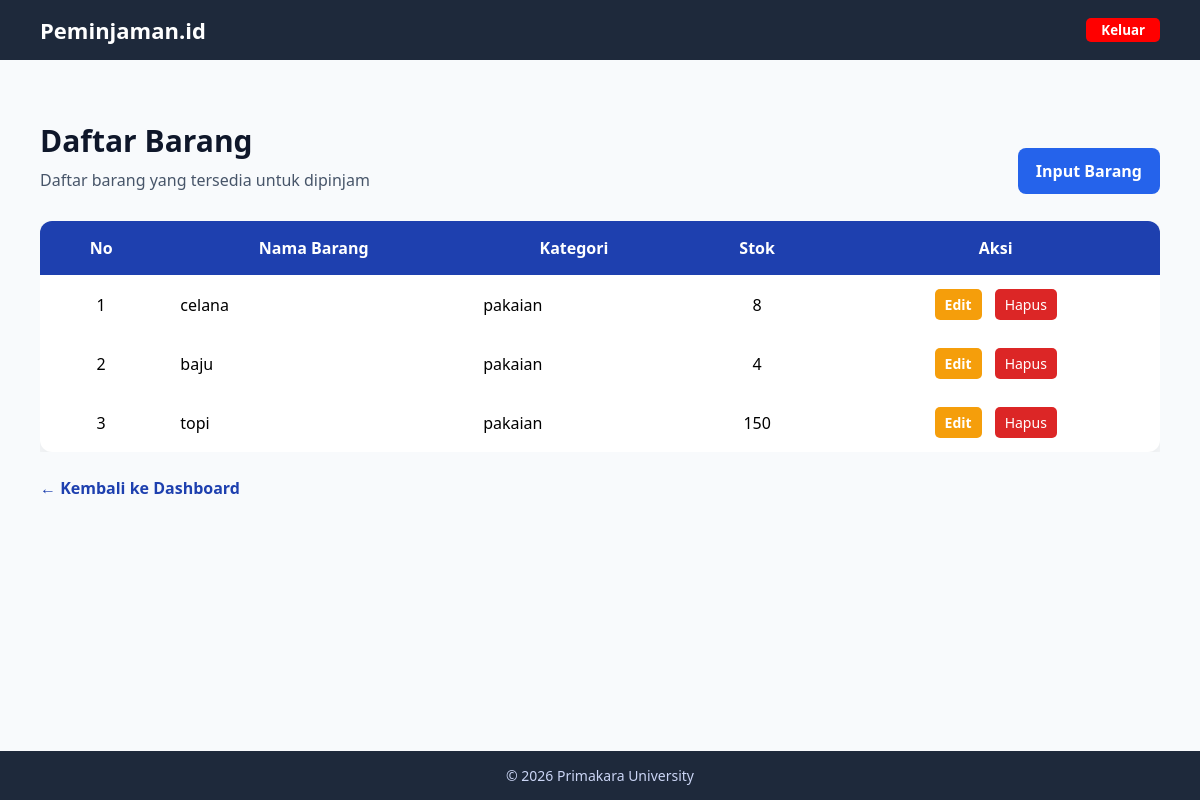
Screenshot of /barang/ with the database file from the repository.
### peminjaman/models.py (models this page shows, shortened)
class Barang(models.Model):
    nama_barang = models.CharField(max_length=100)
    kategori = models.CharField(max_length=50)
    stok = models.IntegerField()

### peminjaman/views.py (the view)
# urls.py: path('barang/', views.daftar_barang),
def daftar_barang(request):
    barang = Barang.objects.all()
    return render(request, 'barang/barang.html', {'barang': barang})

### templates/barang/barang.html (shortened to what this page needs)
{% load static %}
<!DOCTYPE html>
<html lang="id">
<head>
    <link rel="stylesheet" href="{% static 'css/style.css' %}">
</head>
<body>
<nav class="navbar">
    <div class="logo">Peminjaman.id</div>
    <ul class="nav-menu">
        <li>
            <form method="post" action="{% url 'logout' %}" class="logout-form">
                <button type="submit" class="logout-btn">Keluar</button>
            </form>
        </li>
    </ul>
</nav>
<section class="content">
    <div class="content-header header-flex">
        <div>
            <h1>Daftar Barang</h1>
            <p>Daftar barang yang tersedia untuk dipinjam</p>
        </div>
        <a href="/barang/tambah/" class="btn-add">Input Barang</a>
    </div>
    <div class="table-container">
        <table class="styled-table">
            <thead>
                <tr>
                    <th>No</th>
                    <th>Nama Barang</th>
                    <th>Kategori</th>
                    <th>Stok</th>
                    <th>Aksi</th>
                </tr>
            </thead>
            <tbody>
                {% for b in barang %}
                <tr>
                    <td align="center">{{ forloop.counter }}</td>
                    <td>{{ b.nama_barang }}</td>
                    <td>{{ b.kategori }}</td>
                    <td align="center">{{ b.stok }}</td>
                    <td class="aksi">
                        <a href="/barang/edit/{{ b.id }}/" class="btn-edit">Edit</a>
                        <form action="/barang/hapus/{{ b.id }}/" method="POST" class="form-delete">
                            <button type="submit" class="btn-delete"
                                onclick="return confirm('Yakin ingin menghapus barang ini?')">
                                Hapus
                            </button>
                        </form>
                    </td>
                </tr>
                {% endfor %}
            </tbody>
        </table>
    </div>
    <a href="/home/" class="btn-back">← Kembali ke Dashboard</a>
</section>
<footer class="footer">
    <p>© 2026 Primakara University</p>
</footer>
</body>
</html>

### static/css/style.css (style rules this page uses)
* { margin: 0; padding: 0; box-sizing: border-box; font-family: 'Segoe UI', Tahoma, sans-serif; }
body { display: flex; flex-direction: column; min-height: 100vh; overflow-y: hidden; }
.logout-btn { padding: 3px 15px 3px 15px; border-radius: 5px; background-color: red; color: #fff; font-weight: 600; transition: 0.5s ease; border: none; }
.navbar { display: flex; justify-content: space-between; align-items: center; background-color: #1e293b; padding: 15px 40px; }
.logo { color: #ffffff; font-size: 22px; font-weight: bold; }
.nav-menu { list-style: none; display: flex; gap: 20px; }
.footer { background-color: #1e293b; color: #cbd5f5; text-align: center; padding: 15px; font-size: 14px; }
.content { padding: 60px 40px; background-color: #f8fafc; flex: 1; }
.content-header h1 { font-size: 30px; margin-bottom: 8px; color: #0f172a; }
.content-header p { color: #475569; margin-bottom: 30px; }
.table-container { overflow-x: auto; }
.styled-table { width: 100%; background-color: #ffffff; border-radius: 12px; overflow: hidden; border-spacing: 0; box-shadow: 0 10px 25px rgba(0,0,0,0.08); }
.styled-table thead { background-color: #1e40af; color: #ffffff; }
.styled-table thead th { padding: 16px 18px; text-align: center; }
.styled-table tbody td { padding: 14px 18px; vertical-align: middle; }
.styled-table tbody tr:not(:last-child) { border-bottom: 1px solid #e5e7eb; }
.styled-table td:last-child { font-weight: bold; text-align: center; }
.btn-back { display: inline-block; margin-top: 25px; text-decoration: none; color: #1e40af; font-weight: bold; transition: color 0.25s ease, transform 0.25s ease; }
.header-flex { display: flex; justify-content: space-between; align-items: center; }
.btn-add { background-color: #2563eb; color: #ffffff; padding: 12px 18px; border-radius: 8px; text-decoration: none; font-weight: bold; transition: 0.5s ease; }
.aksi { display: flex; justify-content: center; gap: 8px; }
.btn-edit { background-color: #f59e0b; color: #ffffff; padding: 6px 10px; border-radius: 5px; text-decoration: none; margin-right: 5px; font-size: 14px; transition: 0.5s ease; }
.btn-delete { background-color: #dc2626; color: #ffffff; padding: 6px 10px; border-radius: 5px; border: none; text-decoration: none; transition: 0.5s ease; font-size: 14px; }
.form-delete { display: inline; }

### rows the page displays
Barang: nama_barang "celana", kategori "pakaian", stok "8"
Barang: nama_barang "baju", kategori "pakaian", stok "4"
Barang: nama_barang "topi", kategori "pakaian", stok "150"
